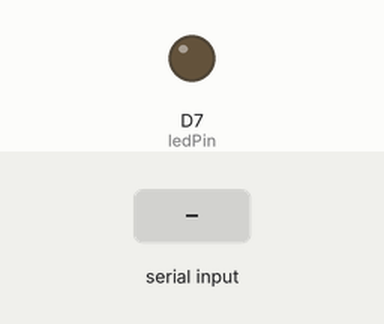
This sketch was run on a simulated ESP8266 (NodeMCU). Parts: output pins drawn as LEDs (lit = HIGH). The test bench sets the inputs (shaded band).

Above: at 1.2 s.
1.3 s: byte 30 received over Serial
At 2.5 s:
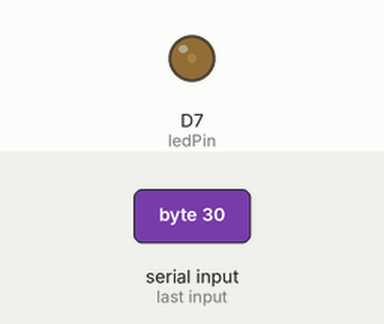
2.8 s: byte 90 received over Serial
At 3.6 s:
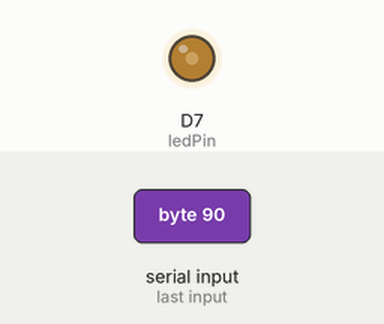
Timing chart, 0 to 5.8 s (numbered marks = the images above; inputs shaded):
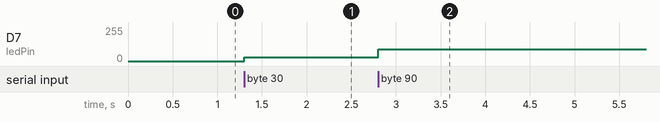

The sketch:

Dimmer.ino
```cpp
/*
 ************************************************************************
 * @author  :  IntoRobot Team
 * @version :  V1.0.0
 * @date    :  03-30-15
 ************************************************************************
 This application example code is in the public domain.
 This example is modified from arduino example

 Dimmer

 Demonstrates the sending data from the computer to the IntoRobot board,
 in this case to control the brightness of an LED.  The data is sent
 in individual bytes, each of which ranges from 0 to 255.  IntoRobot
 reads these bytes and uses them to set the brightness of the LED.

 The circuit:
 LED attached from digital pin D7 to ground.
 Serial connection to Processing, Max/MSP, or another serial application
 */

const int ledPin = D7;  // the pin that the LED is attached to

void setup()
{
    // initialize the serial communication:
    Serial.begin(115200);
    // initialize the ledPin as an output:
    pinMode(ledPin, OUTPUT);
}

void loop()
{
    byte brightness;

    // check if data has been sent from the computer:
    if (Serial.available())
    {
        // read the most recent byte (which will be from 0 to 255):
        brightness = Serial.read();
        // set the brightness of the LED:
        analogWrite(ledPin, brightness);
    }
}
```

Measured:
- after the input at 1.3 s, D7 (ledPin): 0/255 → 30/255 at once
- after the input at 2.8 s, D7 (ledPin): 30/255 → 90/255 at once
